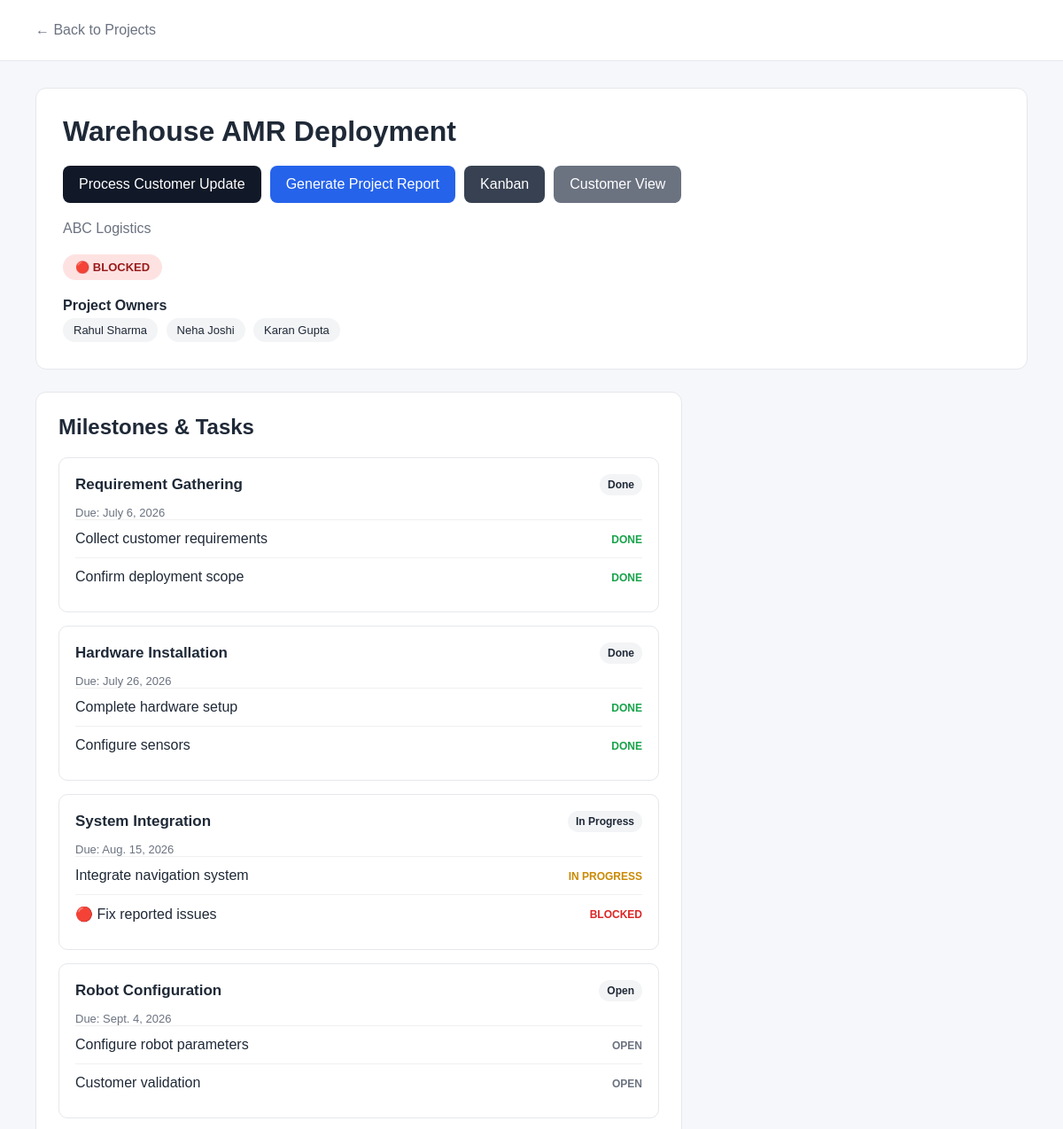
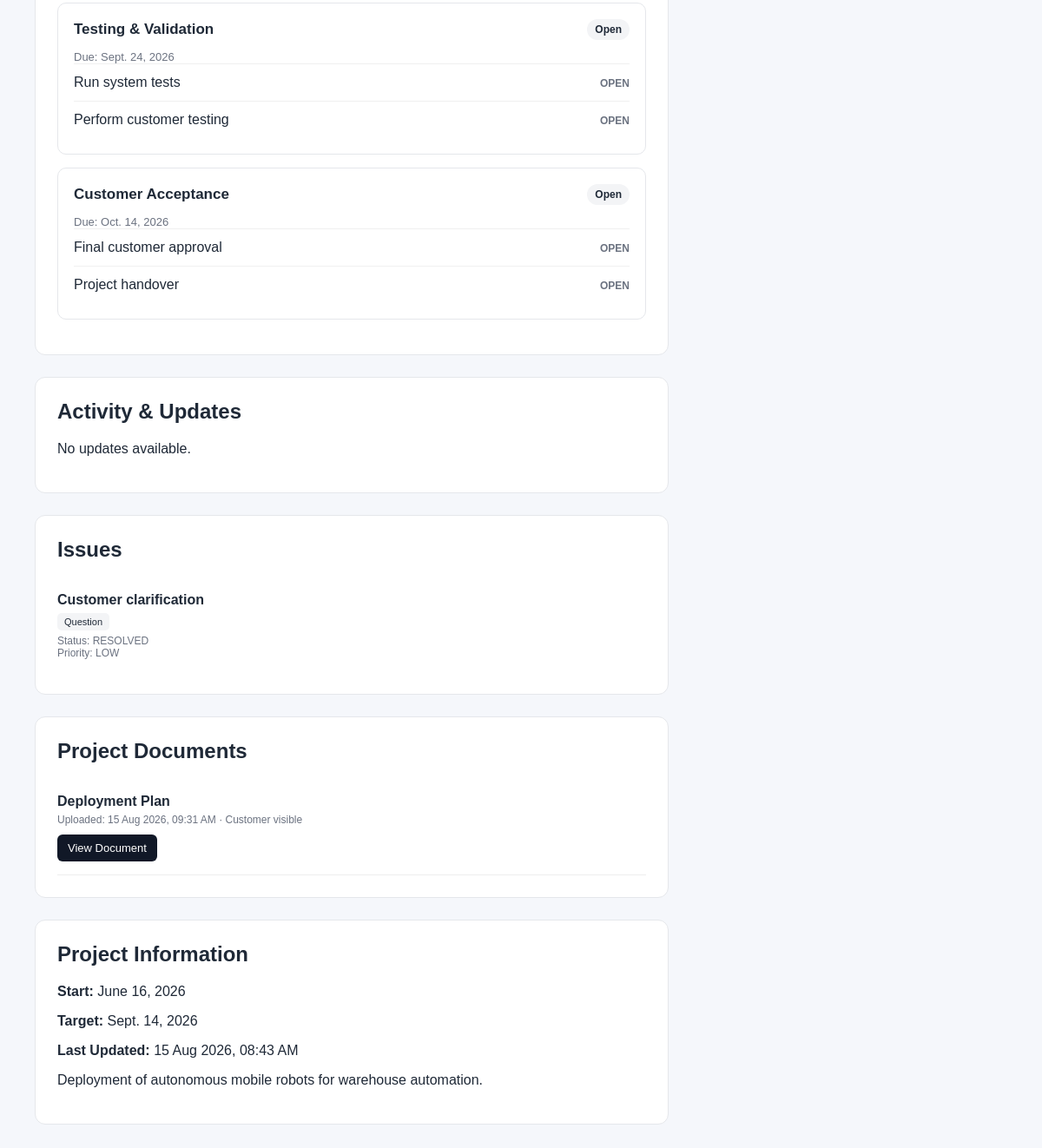
Page /project/9/ on the committed database (2 pictures, top to bottom).
### delivery/models.py (models this page shows, shortened)
class Project(models.Model):
    STATUS_CHOICES = [
        ("ON_TRACK", "On Track"),
        ("AT_RISK", "At Risk"),
        ("BLOCKED", "Blocked"),
        ("COMPLETED", "Completed"),
    ]
    name = models.CharField(max_length=200)
    customer_name = models.CharField(max_length=200)
    description = models.TextField(blank=True)
    owners = models.ManyToManyField(
        Owner,
        related_name="projects"
    )
    status = models.CharField(
        max_length=20,
        choices=STATUS_CHOICES,
        default="ON_TRACK"
    )
    start_date = models.DateField()
    target_date = models.DateField()
    last_updated = models.DateTimeField(auto_now=True)

class Owner(models.Model):
    name = models.CharField(max_length=100)
    email = models.EmailField(blank=True)

class Milestone(models.Model):
    STATUS_CHOICES = [
        ("OPEN", "Open"),
        ("IN_PROGRESS", "In Progress"),
        ("BLOCKED", "Blocked"),
        ("DONE", "Done"),
    ]
    project = models.ForeignKey(
        Project,
        on_delete=models.CASCADE,
        related_name="milestones"
    )
    name = models.CharField(max_length=200)
    status = models.CharField(
        max_length=20,
        choices=STATUS_CHOICES,
        default="OPEN"
    )
    due_date = models.DateField()

class Task(models.Model):
    STATUS_CHOICES = [
        ("OPEN", "Open"),
        ("IN_PROGRESS", "In Progress"),
        ("BLOCKED", "Blocked"),
        ("DONE", "Done"),
    ]
    milestone = models.ForeignKey(
        Milestone,
        on_delete=models.CASCADE,
        related_name="tasks"
    )
    name = models.CharField(max_length=200)
    status = models.CharField(
        max_length=20,
        choices=STATUS_CHOICES,
        default="OPEN"
    )
    owner = models.ForeignKey(
        Owner,
        on_delete=models.SET_NULL,
        null=True,
        blank=True
    )
    due_date = models.DateField()

class Issue(models.Model):
    CATEGORY_CHOICES = [
    ("BUG", "Bug"),
    ("FEATURE", "Feature Request"),
    ("QUESTION", "Question"),
    ("SUPPORT", "Support"),
    ("IMPLEMENTATION", "Implementation"),
    ]
    project = models.ForeignKey(
        Project,
        on_delete=models.CASCADE,
        related_name="issues"
    )
    title = models.CharField(max_length=250)
    category = models.CharField(
        max_length=30,
        choices=CATEGORY_CHOICES
    )
    status = models.CharField(max_length=50)
    priority = models.CharField(max_length=30)
    created_at = models.DateTimeField(auto_now_add=True)

class ProjectDocument(models.Model):
    project = models.ForeignKey(
        Project,
        on_delete=models.CASCADE,
        related_name="documents"
    )
    name = models.CharField(max_length=200)
    file = models.FileField(
        upload_to="project_documents/"
    )
    visible_to_customer = models.BooleanField(
        default=False
    )
    uploaded_at = models.DateTimeField(
        auto_now_add=True
    )

### delivery/views.py (the view)
def project_detail(request, project_id):
    project = get_object_or_404(
        Project.objects.prefetch_related(
            "owners",
            "milestones",
            "milestones__tasks",
            "issues",
            "updates",
            "documents",
        ),
        id=project_id
    )
    return render(
        request,
        "delivery/project_detail.html",
        {
            "project": project,
            "view_type": "internal",
        }
    )

### delivery/templates/delivery/project_detail.html (shortened to what this page needs)
<!DOCTYPE html>
<html lang="en">
<head>
</head>
<body>
<div class="header">
    <a href="{% url 'dashboard' %}">
        ← Back to Projects
    </a>
</div>
<div class="container">
    <div class="project-header">
        <h1>
            {{ project.name }}
        </h1>
<div style="margin: 20px 0; display: flex; gap: 10px;">
    <a href="{% url 'project_update' project.id %}"
       style="
           background: #111827;
           color: white;
           padding: 12px 18px;
           border-radius: 8px;
           text-decoration: none;
       ">
         Process Customer Update
    </a>
<a href="{% url 'generate_project_report' project.id %}"
   style="
       background: #2563eb;
       color: white;
       padding: 12px 18px;
       border-radius: 8px;
       text-decoration: none;
   ">
     Generate Project Report
</a>
    <a href="{% url 'project_kanban' project.id %}"
       style="
           background: #374151;
           color: white;
           padding: 12px 18px;
           border-radius: 8px;
           text-decoration: none;
       ">
         Kanban
    </a>
    <a href="{% url 'customer_project_detail' project.id %}"
       style="
           background: #6b7280;
           color: white;
           padding: 12px 18px;
           border-radius: 8px;
           text-decoration: none;
       ">
         Customer View
    </a>
</div>
        <div class="customer">
            {{ project.customer_name }}
        </div>
        {% if project.status == "ON_TRACK" %}
            <span class="status on-track">
                🟢 ON TRACK
            </span>
        {% elif project.status == "AT_RISK" %}
            <span class="status at-risk">
                🟡 AT RISK
            </span>
        {% elif project.status == "BLOCKED" %}
            <span class="status blocked">
                🔴 BLOCKED
            </span>
        {% elif project.status == "COMPLETED" %}
            <span class="status completed">
                🔵 COMPLETED
            </span>
        {% endif %}
        <div class="owners">
            <strong>Project Owners</strong>
            <br>
            {% for owner in project.owners.all %}
                <span class="owner">
                    {{ owner.name }}
                </span>
            {% endfor %}
        </div>
    </div>
    <div class="grid">
        <div>
            <div class="card">
                <h2>
                    Milestones & Tasks
                </h2>
                {% for milestone in project.milestones.all %}
                <div class="milestone">
                    <div class="milestone-header">
                        <div class="milestone-name">
                            {{ milestone.name }}
                        </div>
                        <span class="milestone-status">
                            {{ milestone.get_status_display }}
                        </span>
                    </div>
                    <div style="margin-top: 12px; color: #6b7280; font-size: 13px;">
                        Due:
                        {{ milestone.due_date }}
                    </div>
                    {% for task in milestone.tasks.all %}
                    <div class="task">
                        <div>
                            {% if task.status == "DONE" %}
                            {% elif task.status == "BLOCKED" %}
                                🔴
                            {% endif %}
                            {{ task.name }}
                        </div>
                        <div>
                            {% if task.status == "DONE" %}
                                <span class="task-status done">
                                    DONE
                                </span>
                            {% elif task.status == "IN_PROGRESS" %}
                                <span class="task-status progress">
                                    IN PROGRESS
                                </span>
                            {% elif task.status == "BLOCKED" %}
                                <span class="task-status task-blocked">
                                    BLOCKED
                                </span>
                            {% else %}
                                <span class="task-status open">
                                    OPEN
                                </span>
                            {% endif %}
                        </div>
                    </div>
                    {% endfor %}
                </div>
                {% empty %}
                    <p>No milestones available.</p>
                {% endfor %}
            </div>
<div class="card">
    <h2>
        Activity & Updates
    </h2>
    {% for update in project.updates.all %}
    <div class="update">
        <div class="update-time">
            {{ update.created_at|date:"d M Y, h:i A" }}
        </div>
        <div class="update-text">
            {{ update.raw_text }}
        </div>
        {% if update.structured_data %}
        <div style="
            margin-top:15px;
            padding:15px;
            background:#f8fafc;
            border-radius:8px;
            border-left:4px solid #111827;
        ">
            <strong>
                 AI Structured Update
            </strong>
            <div style="margin-top:10px;">
                <strong>Status:</strong>
                {{ update.structured_data.project_status }}
            </div>
            {% if update.structured_data.milestone %}
            <div>
                <strong>Milestone:</strong>
                {{ update.structured_data.milestone }}
            </div>
            {% endif %}
            {% if update.structured_data.task %}
            <div>
                <strong>Task:</strong>
                {{ update.structured_data.task }}
            </div>
            {% endif %}
            {% if update.structured_data.task_status %}
            <div>
                <strong>Task Status:</strong>
                {{ update.structured_data.task_status }}
            </div>
            {% endif %}
            {% if update.structured_data.blocker %}
            <div>
                <strong>Blocker:</strong>
                {{ update.structured_data.blocker }}
            </div>
            {% endif %}
            {% if update.structured_data.owner %}
            <div>
                <strong>Owner:</strong>
                {{ update.structured_data.owner }}
            </div>
            {% endif %}
            {% if update.structured_data.eta %}
            <div>
                <strong>ETA:</strong>
                {{ update.structured_data.eta }}
            </div>
            {% endif %}
            {% if update.structured_data.summary %}
            <div style="margin-top:8px;">
                <strong>Summary:</strong>
                {{ update.structured_data.summary }}
            </div>
            {% endif %}
        </div>
        {% endif %}
    </div>
    {% empty %}
        <p>No updates available.</p>
    {% endfor %}
</div>
        <div>
            <div class="card">
                <h2>
                    Issues
                </h2>
                {% for issue in project.issues.all %}
                <div class="issue">
                    <div class="issue-title">
                        {{ issue.title }}
                    </div>
                    <span class="issue-category">
                        {{ issue.get_category_display }}
                    </span>
                    <div class="issue-meta">
                        Status: {{ issue.status }}
                        <br>
                        Priority: {{ issue.priority }}
                    </div>
                </div>
                {% empty %}
                    <p>No issues.</p>
                {% endfor %}
            </div>
            <div class="card">
                <h2>
                     Project Documents
                </h2>
                {% for document in project.documents.all %}
                    <div style="
                        padding: 15px 0;
                        border-bottom: 1px solid #eeeeee;
                    ">
                        <div style="
                            font-weight: bold;
                            margin-bottom: 5px;
                        ">
                             {{ document.name }}
                        </div>
                        <div style="
                            color: #6b7280;
                            font-size: 12px;
                            margin-bottom: 10px;
                        ">
                            Uploaded:
                            {{ document.uploaded_at|date:"d M Y, h:i A" }}
                            {% if document.visible_to_customer %}
                                ·  Customer visible
                            {% else %}
                                ·  Internal only
                            {% endif %}
                        </div>
                        <a
                            href="{{ document.file.url }}"
                            target="_blank"
                            style="
                                display: inline-block;
                                padding: 8px 12px;
                                background: #111827;
                                color: white;
                                text-decoration: none;
                                border-radius: 6px;
                                font-size: 13px;
                            "
                        >
                            View Document
                        </a>
                    </div>
                {% empty %}
                    <p style="color: #6b7280;">
                        No documents uploaded for this project.
                    </p>
                {% endfor %}
            </div>
            <div class="card">
                <h2>
                    Project Information
                </h2>
                <p>
                    <strong>Start:</strong>
                    {{ project.start_date }}
                </p>
                <p>
                    <strong>Target:</strong>
                    {{ project.target_date }}
                </p>
                <p>
                    <strong>Last Updated:</strong>
                    {{ project.last_updated|date:"d M Y, h:i A" }}
                </p>
                <p>
                    {{ project.description }}
                </p>
            </div>
        </div>
    </div>
</div>
</body>
</html>

### delivery/templates/delivery/project_detail.html (style rules this page uses)
body { margin: 0; font-family: Arial, sans-serif; background: #f5f7fb; color: #1f2937; }
.header { background: white; padding: 25px 40px; border-bottom: 1px solid #e5e7eb; }
.header a { color: #6b7280; text-decoration: none; }
.container { padding: 30px 40px; }
.project-header { background: white; padding: 30px; border-radius: 12px; border: 1px solid #e5e7eb; margin-bottom: 25px; }
.project-header h1 { margin: 0 0 8px 0; }
.customer { color: #6b7280; margin-bottom: 20px; }
.status { display: inline-block; padding: 7px 14px; border-radius: 20px; font-size: 13px; font-weight: bold; }
.blocked { background: #fee2e2; color: #991b1b; }
.owners { margin-top: 20px; }
.owner { display: inline-block; background: #f3f4f6; padding: 6px 12px; border-radius: 20px; margin: 5px 5px 0 0; font-size: 13px; }
.grid { display: grid; grid-template-columns: 2fr 1fr; gap: 25px; }
.card { background: white; padding: 25px; border-radius: 12px; border: 1px solid #e5e7eb; margin-bottom: 25px; }
.card h2 { margin-top: 0; }
.milestone { border: 1px solid #e5e7eb; border-radius: 10px; margin-bottom: 15px; padding: 18px; }
.milestone-header { display: flex; justify-content: space-between; align-items: center; }
.milestone-name { font-weight: bold; font-size: 17px; }
.milestone-status { font-size: 12px; font-weight: bold; padding: 5px 9px; border-radius: 15px; background: #f3f4f6; }
.task { display: flex; justify-content: space-between; padding: 12px 0; border-top: 1px solid #f0f0f0; }
.task-status { font-size: 12px; font-weight: bold; }
.done { color: #16a34a; }
.progress { color: #ca8a04; }
.task-blocked { color: #dc2626; }
.open { color: #6b7280; }
.issue { padding: 15px 0; border-bottom: 1px solid #eeeeee; }
.issue:last-child { border-bottom: none; }
.issue-title { font-weight: bold; }
.issue-category { display: inline-block; background: #f3f4f6; padding: 4px 8px; border-radius: 5px; font-size: 11px; margin-top: 6px; }
.issue-meta { color: #6b7280; font-size: 12px; margin-top: 5px; }

### rows in the picture
Project: name "Warehouse AMR Deployment", customer_name "ABC Logistics", start_date "June 16, 2026", target_date "Sept. 14, 2026", last_updated "15 Aug 2026, 08:43 AM", description "Deployment of autonomous mobile robots for warehouse automation."
Owner: name "Rahul Sharma"
Owner: name "Neha Joshi"
Owner: name "Karan Gupta"
Milestone: name "Requirement Gathering", status "Done", due_date "July 6, 2026"
Task: name "Collect customer requirements", status "DONE"
Task: name "Confirm deployment scope", status "DONE"
Milestone: name "Hardware Installation", status "Done", due_date "July 26, 2026"
Task: name "Complete hardware setup", status "DONE"
Task: name "Configure sensors", status "DONE"
Milestone: name "System Integration", status "In Progress", due_date "Aug. 15, 2026"
Task: name "Integrate navigation system", status "IN PROGRESS"
Task: name "Fix reported issues", status "BLOCKED"
Milestone: name "Robot Configuration", status "Open", due_date "Sept. 4, 2026"
Task: name "Configure robot parameters", status "OPEN"
Task: name "Customer validation", status "OPEN"
Milestone: name "Testing & Validation", status "Open", due_date "Sept. 24, 2026"
Task: name "Run system tests", status "OPEN"
Task: name "Perform customer testing", status "OPEN"
Milestone: name "Customer Acceptance", status "Open", due_date "Oct. 14, 2026"
Task: name "Final customer approval", status "OPEN"
Task: name "Project handover", status "OPEN"
Issue: title "Customer clarification", category "Question", status "RESOLVED", priority "LOW"
ProjectDocument: name "Deployment Plan", uploaded_at "15 Aug 2026, 09:31 AM", visible_to_customer "· Customer visible"
